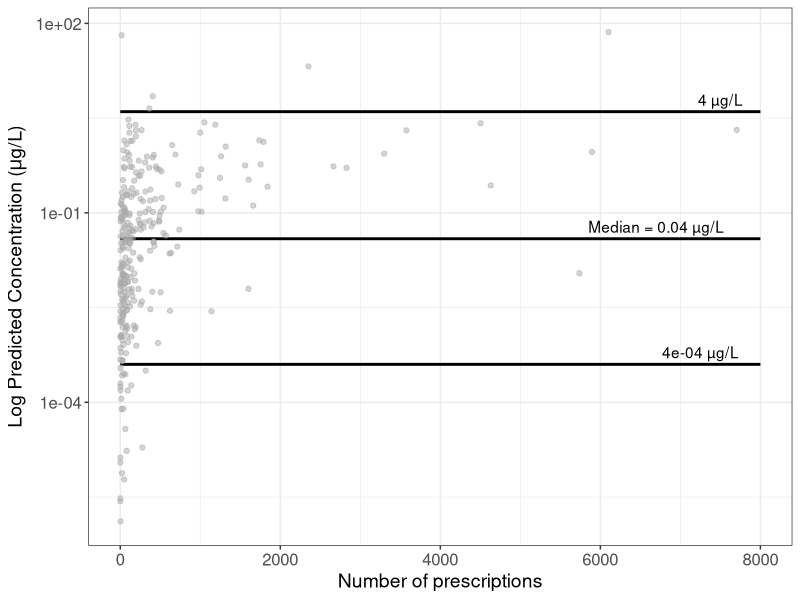
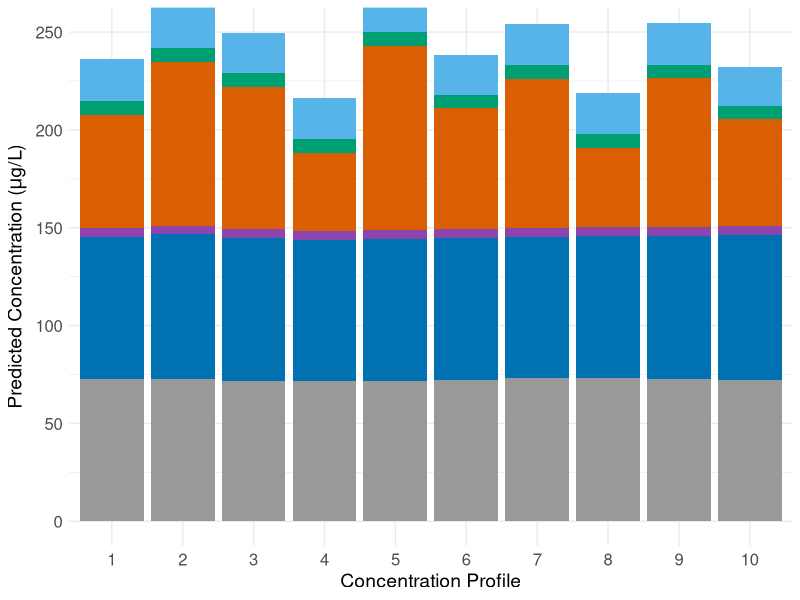
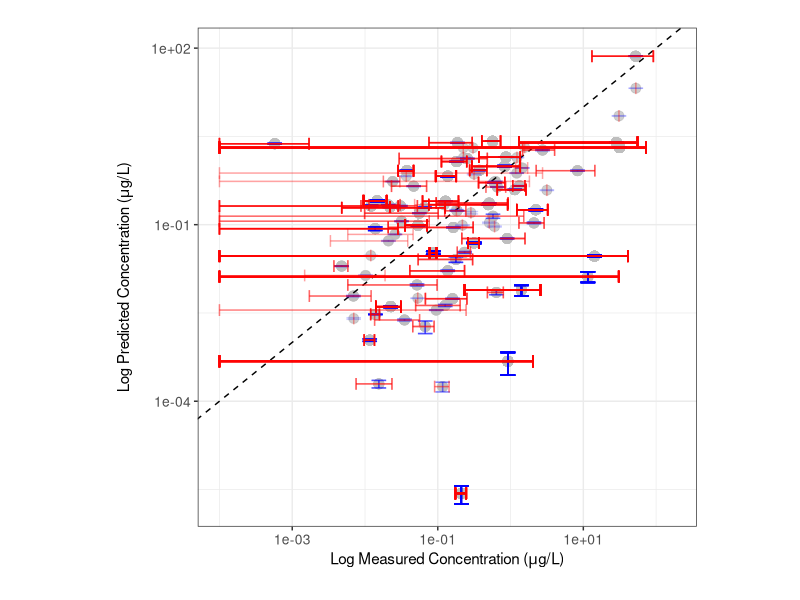
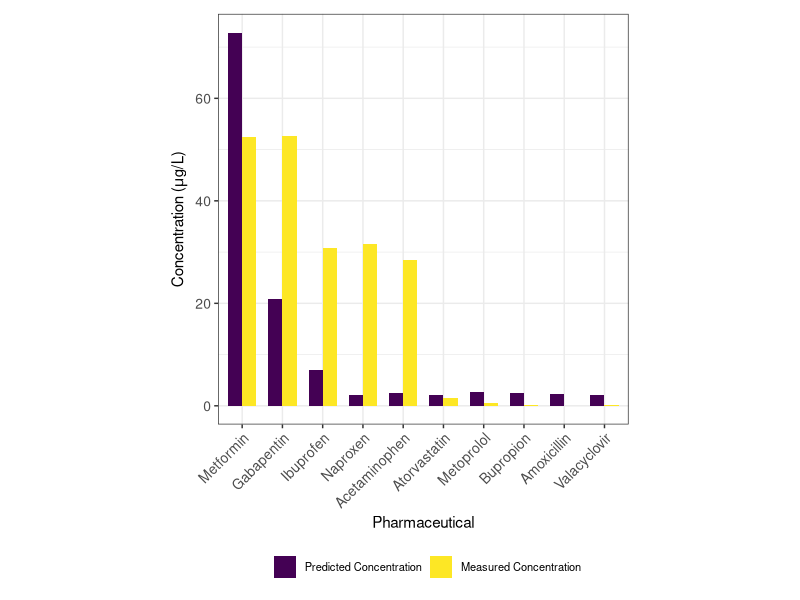
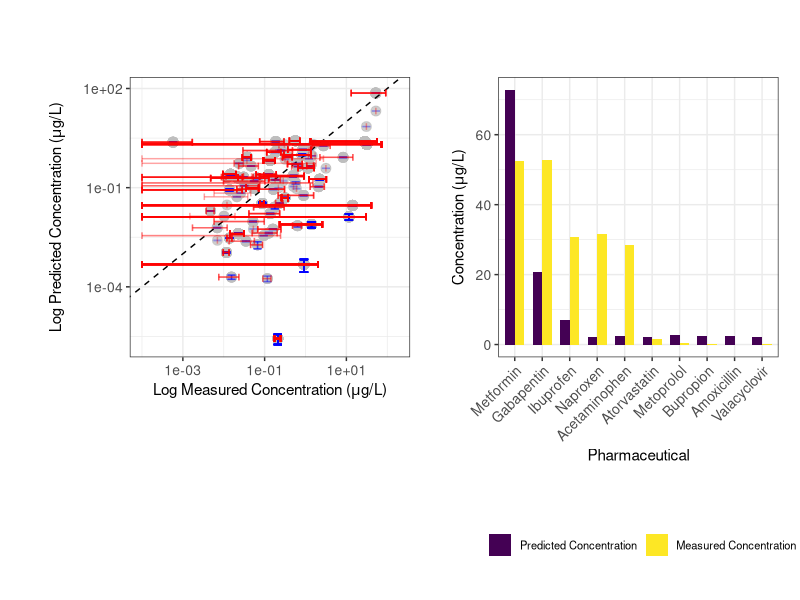
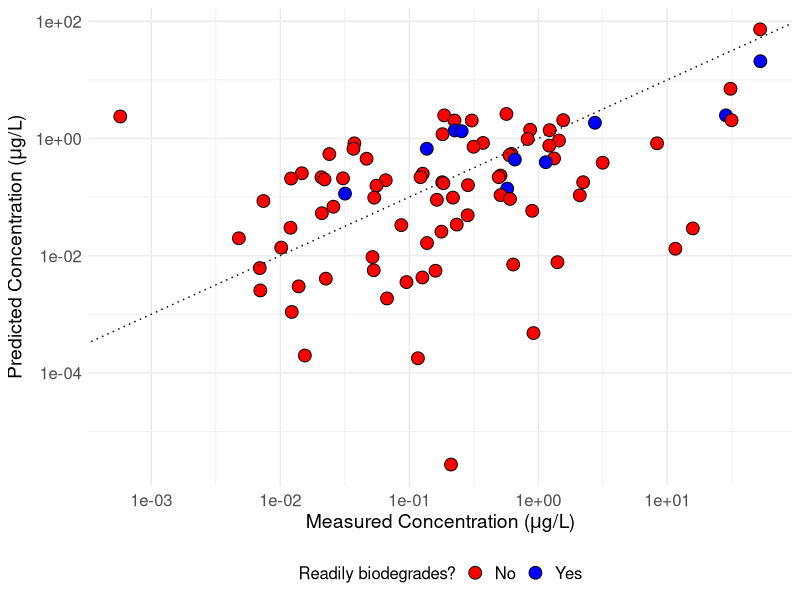
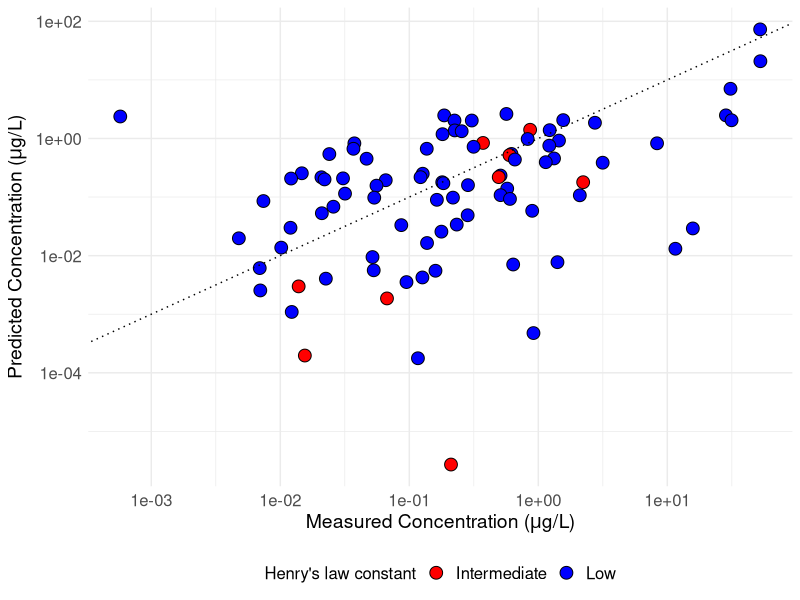
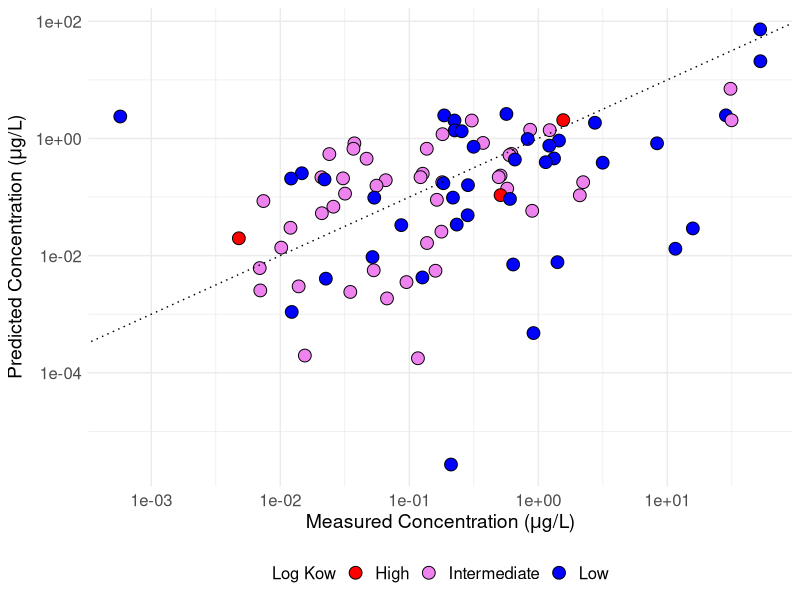

Here is the R script that generated these plots, in order:
################################################################################
# Title: pharmflush.R

# Description:
# Using PharmUse database, runs binomial probability distribution model
# PharmFlush and generates 100 concentration profiles for each pharmaceutical in
# PharmUse. Averaging over these profiles gives the average profile for each 
# pharmaceutical. Predicted concentrations are compared across sewershed sizes
# by running this script with different values of wastewater_pop_size parameter.
# Values are compared to literature-reported concentrations. Various data
# visualizations are provided to examine these relationships, and the readily
# biodegrades, Henry's Law, and log Kow parameters from PharmUse are
# also examined and visualized.
 
################################################################################

# import libraries
library("stats")
library("tidyverse")
library("viridis")
library("svglite")
library("patchwork")

################################################################################
# PharmFlush model creation
################################################################################

# load PharmUse database
pharmuse = read.csv("pharmuse.csv")

# Define model parameters
n = 26847 # size of representative sample (obtained from MEPS 2020
          # documentation, Table 3.2)
ww_volume_per_capita = 310.404 # average American wastewater production per
                               # capita per day, source: Dieter et al., 2018
wastewater_pop_size = 100000 # size of sewershed (change for different sizes)
pop_wastewater_volume = wastewater_pop_size * ww_volume_per_capita # total wastewater
                                                                   # volume for sewershed
                                                                   # of given size
x = 0:wastewater_pop_size # range of number of prescriptions detected in
                          # sewershed any given day for given drug
p = 0 # initialize probability of detecting certain pharmaceutical on any given day
avg_mass = 0 # initialize avg mass per day variable for each pharmaceutical

# pull relevant variables from PharmUse
drugs = pharmuse$Pharmaceutical
avg_DD = pharmuse$Average_Daily_Dosage
prescrips = pharmuse$Number_of_Prescriptions
durations = pharmuse$Average_Duration_per_Prescription

# calculate probability of detecting each pharmaceutical on any given day and 
# create list of average daily mass for each pharmaceutical
for (i in 1:length(drugs)){
  p[i] = (prescrips[i]*durations[i])/(n*365) 
  avg_mass[i] = avg_DD[i]
}

# Calculate probability P of detecting exactly x prescriptions for given drug in
# sewershed of size n with detection probability p
P = list()
for (i in 1:length(drugs)){ 
  new_P = dbinom(x,wastewater_pop_size,p[i]) 
  P = append(P, list(new_P))
}

# convert P to data frame and label each column by drug name
P = data.frame(P)
names(P) = drugs

# add number of prescriptions detected (x variable) to P
P = P %>%
  mutate(Number_prescrips_detected = x)

# name common column and all drug columns to allow splitting into separate df's
Number_prescrips_detected = "Number_prescrips_detected"
drug_col_names = colnames(P)[!colnames(P) %in% Number_prescrips_detected]

# Split the data frame into separate data frames for each drug with number of
# prescriptions detected and probability of each number of prescriptions being
# detected 
drug_dataframes = lapply(drug_col_names, function(drug_col) {
  split_df = P[c(Number_prescrips_detected, drug_col)]
  colnames(split_df)[2] = "Probability"  
  return(split_df)
})
names(drug_dataframes) = drugs

# randomly pull (# prescriptions, Probability) pairs for each drug to randomly
# construct wastewater flows by bootstrapping (generating 100 possible drug
# concentration profiles or ensembles)
set.seed(123) 
sampled_dataframes = list()
sample_size = 100 

for (i in 1:length(drugs)) {
  drug_df = drug_dataframes[[i]] 
  prob_distribution = drug_df[2]
  sampled_rows = sample(nrow(drug_df), size = sample_size, replace = TRUE,
                        prob=unlist(prob_distribution)) 
  sampled_df = drug_df[sampled_rows, ]
  sampled_df$Drug = drugs[i]
  sampled_dataframes[[i]] = sampled_df
}

final_sampled_data = do.call(rbind, sampled_dataframes)

# randomly combine results to get sample_size number of drug profiles
ensemble_drug_profiles = list()
for (i in 1:sample_size){
selected_rows = final_sampled_data[seq(i, nrow(final_sampled_data),
                                       by = sample_size), ]
ensemble = data.frame(
  Drug = selected_rows$Drug,
  Number_prescrips_detected = selected_rows$Number_prescrips_detected,
  Probability = selected_rows$Probability
)
ensemble = ensemble %>%
  mutate(Average_daily_mass = avg_mass) %>%
  mutate(Predicted_mass = Average_daily_mass*Number_prescrips_detected) %>%
  mutate(Predicted_concentration = Predicted_mass/pop_wastewater_volume) %>%
  # divide by 4 to correct for medication non-compliance of 50% and employees'
  # contributions to wastewater flow (assume equal number of non-resident
  #  employees to residents)
  mutate(Predicted_concentration = Predicted_concentration/4) %>%
  arrange(desc(Predicted_concentration))
ensemble_drug_profiles[[i]] = ensemble
}

# get separate data frame for each drug's ensemble prediction (100 per drug)

# Initialize an empty list to store the 290 new dataframes
indiv_drug_profiles = list()

# Loop over each pharmaceutical name
for (drug in drugs) {
  
  # Initialize an empty list to collect data for this pharmaceutical across all
  # dataframes
  pharma_data = list()
  
  # Loop over the list of dataframes
  for (ensemble_drug_profile in ensemble_drug_profiles) {
    
    # Extract rows corresponding to the current pharmaceutical
    pharma_row = ensemble_drug_profile[ensemble_drug_profile$Drug == drug, ]
    
    # Add the row to the pharma_data list
    pharma_data = rbind(pharma_data, pharma_row)
  }
  
  # Combine all the data for this pharmaceutical into a single dataframe
  indiv_drug_profiles[[drug]] = pharma_data
}

# average predicted concentration for each drug to form final drug concentration
# profile that averages across all 100 ensembles for each drug
average_concs = list()
average_prescrips = list()
average_masses = list()
sem_concs = list() # SEM = standard error of mean

for (i in 1:length(indiv_drug_profiles)) {
  avg_conc = mean(unlist(indiv_drug_profiles[[i]][6]))
  avg_conc = matrix(avg_conc, ncol = 1)
  average_concs[i] = avg_conc
  avg_mass = mean(unlist(indiv_drug_profiles[[i]][5]))
  avg_mass = matrix(avg_mass, ncol = 1)
  average_masses[i] = avg_mass
  stan_dev_conc = sd(unlist(indiv_drug_profiles[[i]][6]))
  sem_conc = stan_dev_conc / sqrt(sample_size)
  sem_conc = matrix(sem_conc, ncol = 1)
  sem_concs[i] = sem_conc
  
  avg_prescrip = mean(unlist(indiv_drug_profiles[[i]][2]))
  avg_prescrip = matrix(avg_prescrip, ncol = 1)
  average_prescrips[i] = avg_prescrip
}

# put in form that is compatible with data frame
average_concs = unlist(average_concs)
average_prescrips = unlist(average_prescrips)
average_masses = unlist(average_masses)
sem_concs = unlist(sem_concs)

# make data frame for average profile for each drug
average_profile = data.frame(Drug=drugs,
                             Average_Number_Prescriptions=average_prescrips,
                             Average_Masses=average_masses,
                             Average_Predicted_Concentration=average_concs,
                             Standard_Error_Predicted_Concentration=sem_concs)
average_profile = average_profile %>%
  arrange(desc(Average_Predicted_Concentration))

# prep data frame for stacked bar graph with all ensembles

# Initialize an empty dataframe to store the results
stacked_ensembles = data.frame()

# Loop through each dataframe in the list
for (i in seq_along(ensemble_drug_profiles)) {
  
  # Extract the current dataframe
  ensemble = ensemble_drug_profiles[[i]]
  
  # Add a column indicating the index
  ensemble$Ensemble_number = i
  
  # Select relevant columns 
  ensemble_subset = ensemble[, c('Ensemble_number', 'Drug',
                                 'Predicted_concentration')]
  
  # Append the dataframe to the combined dataframe
  stacked_ensembles = rbind(stacked_ensembles, ensemble_subset)
}

# export all 100 ensembles for each pharmaceutical to csv
write.csv(stacked_ensembles,"all_ensembles_100k.csv")

# aggregate average of all 290 pharmaceuticals for each sewershed size for export
stacked_ensembles_avg = aggregate(stacked_ensembles$Predicted_concentration,
                                  list(stacked_ensembles$Drug),FUN=mean)
colnames(stacked_ensembles_avg) = c("Pharmaceutical","Predicted_concentration")
stacked_ensembles_avg$Pharmaceutical = str_to_title(stacked_ensembles_avg$Pharmaceutical)
# the averaged concentration of each pharmaceutical across all 100 ensembles
write.csv(stacked_ensembles_avg,"stacked_ensembles_avg_100k.csv")

################################################################################
# Load literature-reported concentration data for comparison.
################################################################################

# load all literature values (each observation) and pre-process
lit_search_all = read.csv("lit_values_all.csv")
lit_search_all = na.omit(lit_search_all)
lit_search_all = lit_search_all %>%
  select(-c("Sampling.date","Sampling.location","Sampling.type","Reference")) %>%
  filter(Influent_concentration != "ND") %>%
  filter(Influent_concentration != "78-10900") %>%
  mutate(Influent_concentration = case_when(Influent_concentration=="1 373.5" ~
                                              "1373.5",
                                            Influent_concentration=="1 280.8" ~
                                              "1280.8",
                                            Influent_concentration=="1 096.0" ~
                                              "1096.0",
                                            .default=Influent_concentration)) %>%
  mutate(Influent_concentration = trimws(gsub(",",'',Influent_concentration))) %>%
  mutate(Influent_concentration = as.numeric(Influent_concentration)) %>%
  mutate(Influent_concentration = case_when(Pharmaceutical=="Pseudoephedrine + ephedrine" ~
                                              Influent_concentration/2,
                                            .default=Influent_concentration)) %>%
  mutate(Pharmaceutical = case_when(Pharmaceutical=="Pseudoephedrine + ephedrine" ~
                                      "Pseudoephedrine",
                          .default=Pharmaceutical)) %>%
  mutate(Influent_concentration = Influent_concentration/1000) # convert ng/L to ug/L

# find standard error of lit reported values
lit_search_std_error = lit_search_all %>%
  group_by(Pharmaceutical) %>%
  summarise(
    Count = n(),
    Standard_Error_Lit_Concentration = sd(Influent_concentration, na.rm = TRUE) / sqrt(n())
  ) %>%
  mutate(Standard_Error_Lit_Concentration = ifelse(is.na(Standard_Error_Lit_Concentration),
                                                   0, Standard_Error_Lit_Concentration))

# create data frame to compare predicted to lit reported values
average_profile_comp_all = average_profile %>%
  rename(Pharmaceutical=Drug)
average_profile_comp_all$Pharmaceutical = trimws(tolower(average_profile_comp_all$Pharmaceutical))
lit_search_all$Pharmaceutical = trimws(tolower(lit_search_all$Pharmaceutical))
lit_comp_all = lit_search_all %>%
  left_join(average_profile_comp_all, by = "Pharmaceutical") 

# join with standard error dataframe
lit_comp_all$Pharmaceutical = trimws(lit_comp_all$Pharmaceutical)
lit_search_std_error$Pharmaceutical = trimws(lit_search_std_error$Pharmaceutical)
lit_search_std_error$Pharmaceutical = tolower(lit_search_std_error$Pharmaceutical)
lit_comp_all = lit_comp_all %>%
  left_join(lit_search_std_error, by="Pharmaceutical") %>% 
  select(-c("Count","Average_Number_Prescriptions","Average_Masses"))

# load summary statistics of literature-reported data (mean, median, etc.)
lit_search_summ = read.csv("lit_values_summary.csv")
lit_search_summ$Pharmaceutical = toupper(lit_search_summ$Pharmaceutical)

# pre-process summary data
lit_search_summ = lit_search_summ %>%
  select(c("Pharmaceutical","Mean","Median")) %>%
  filter(Pharmaceutical != "WARFARIN" & Pharmaceutical != "NALTREXONE" & Pharmaceutical != "RISPERIDONE") %>%
  mutate(Mean = as.numeric(Mean)) %>%
  mutate(Median = as.numeric(Median)) %>%
  mutate(Mean = case_when(Pharmaceutical=="PSEUDOEPHEDRINE + EPHEDRINE" ~
                            Mean/2,
                          .default=Mean)) %>%
  mutate(Median = case_when(Pharmaceutical=="PSEUDOEPHEDRINE + EPHEDRINE" ~
                              Median/2,
                            .default=Median)) %>%
  mutate(Pharmaceutical = case_when(Pharmaceutical=="PSEUDOEPHEDRINE + EPHEDRINE" ~
                                      "PSEUDOEPHEDRINE",
                                     .default=Pharmaceutical)) %>%
  mutate(Median = Median/1000) %>% # convert ng/L to ug/L
  mutate(Mean = Mean/1000) # convert ng/L to ug/L

# join with predicted concentrations for comparison
average_profile_comp_summ = average_profile %>%
  rename(Pharmaceutical=Drug)
average_profile_comp_summ$Pharmaceutical = trimws(tolower(average_profile_comp_summ$Pharmaceutical))
lit_search_summ$Pharmaceutical = trimws(tolower(lit_search_summ$Pharmaceutical))
lit_comp_summ = lit_search_summ %>%
  left_join(average_profile_comp_summ, by = "Pharmaceutical") %>%
  arrange(desc(Average_Predicted_Concentration)) %>%
  select(-c(Average_Number_Prescriptions,Average_Masses,
            Standard_Error_Predicted_Concentration)) %>%
  mutate(Difference = abs(Mean-Average_Predicted_Concentration)) %>%
  mutate(PEC_MEC_ratio = Average_Predicted_Concentration/Mean)

################################################################################
# Data visualization
################################################################################

# Figure 2 code: Average predicted concentration across 100 ensembles vs average
# number of prescriptions 
median_val = median(average_profile$Average_Predicted_Concentration)
labels = c("Median = 0.04 \U00B5g/L",
            "4e-04 \U00B5g/L",
            "4 \U00B5g/L")
annotations = data.frame(
  x = c(6700,7250,7500),  
  y = c(median_val, 4e-04, 4),  
  label = labels
)
avg_plot = ggplot(average_profile, aes(x=Average_Number_Prescriptions,
                            y=Average_Predicted_Concentration)) + 
  scale_y_log10() + 
  annotate("segment", x = 0, y = median_val, xend = 8000, yend = median_val,
           color = "black",
           linewidth=1) + 
  annotate("segment", x = 0, y = 4e-04, xend = 8000, yend = 4e-04, 
           color = "black",
           linewidth=1) + 
  annotate("segment", x = 0, y = 4, xend = 8000, yend = 4, color = "black",
           linewidth=1) + 
  geom_text(data = annotations, aes(x = x, y = y, label = label), vjust = -0.5,
            color="black") +
  geom_point(color = "darkgray",alpha=0.5) + 
  guides(color = "none") +
  labs(x="Number of prescriptions",
       y=expression("Log Predicted Concentration ("*mu*"g/L)"),
       color="Pharmaceuticals") +
  theme_bw() + 
  theme(axis.title.x = element_text(size = 14),  
        axis.title.y = element_text(size = 14),  
        axis.text.x = element_text(size = 12),   
        axis.text.y = element_text(size = 12)) 
ggsave("average_drug_conc_plot.svg", plot = avg_plot, width = 5, height = 5,
       device="svg")

# Figure 3 code:

# get all pharmaceuticals over 10 ensembles with concentration < 4 ug/L
# (arbitrary cutoff for visualization)
stacked_ensembles_lessthan4 = stacked_ensembles %>%
  filter(Ensemble_number <= 10) %>%
  filter(Predicted_concentration < 4)
# sum up concentrations less than 4 ug/L
stacked_ensembles_lessthan4 = aggregate(stacked_ensembles_lessthan4$Predicted_concentration,
                                        list(stacked_ensembles_lessthan4$Ensemble_number),
                                        FUN=sum)
stacked_ensembles_lessthan4 = stacked_ensembles_lessthan4 %>%
  mutate(Drug = "Others") %>%
  relocate(Drug, .after=Group.1)
colnames(stacked_ensembles_lessthan4) = c("Ensemble_number","Drug",
                                          "Predicted_concentration")

# get all pharmaceuticals over 10 ensembles with concentration >= 4 ug/L
stacked_ensembles_greaterthan4 = stacked_ensembles %>%
  filter(Ensemble_number <= 10) %>%
  filter(Predicted_concentration >= 4)
stacked_ensembles_greaterthan4$Drug = str_to_title(stacked_ensembles_greaterthan4$Drug)

# merge sums < 4 for each ensemble with pharmaceuticals > 4 for each ensemble
stacked_ensembles_filtered = rbind(stacked_ensembles_greaterthan4,
                                   stacked_ensembles_lessthan4)

# # color palette for wastewater_pop_size = 100
# color_palette = c(
#   "Metformin"="#0072B2",  
#   "Naproxen"="#CC7722",  
#   "Gabapentin"="#56B4E9",  
#   "Ibuprofen"="#009E73",  
#   "Levetiracetam"="#8E44AD", 
#   "Others"="#999999", 
#   "Icosapent"="#E41A1C",  
#   "Labetalol"="#4682B4",  
#   "Bupropion"="#8A9B0F",  
#   "Aspirin"="#E69F00",  
#   "Acyclovir"="#5E3370",  
#   "Mesalamine"="#00BFC4",  
#   "Acetaminophen"="#FB8072",  
#   "Valacyclovir"="#007C7A",  
#   "Gemfibrozil"="#556B2F",  
#   "Hydrocodone"="#A62A29",  
#   "Methocarbamol"="#FFC300",  
#   "Divalproex Sodium"="#DDA0DD",  
#   "Oxcarbazepine"="#FF8C00", 
#   "Carbamazepine"="#DA70D6",  
#   "Losartan"="#8B4513",  
#   "Amoxicillin"="#2E8B57",  
#   "Cephalexin"="#FF00FF",  
#   "Dorzolamide"="#00B140", 
#   "Celecoxib"="#F4A460"   
# )

# # color palette for wastewater_pop_size = 100
# color_palette = c(
#   "Metformin"="#0072B2",  
#   "Naproxen"="#CC7722",  
#   "Gabapentin"="#56B4E9",  
#   "Ibuprofen"="#009E73",  
#   "Levetiracetam"="#8E44AD",  
#   "Others"="#999999",  
#   "Icosapent"="#E41A1C",  
#   "Bupropion"="#8A9B0F", 
#   "Aspirin"="#E69F00",  
#   "Mesalamine"="#00BFC4",  
#   "Valacyclovir"="#007C7A",
#   "Methocarbamol"="#FFC300",  
#   "Amoxicillin"="#2E8B57",
#   "Lactulose" ="#D95F02"
# )

# color palette for wastewater_pop_size = 100000 or 1 million
color_palette = c("Metformin"="#0072B2", "Lactulose"="#D95F02",
                   "Gabapentin"="#56B4E9", "Ibuprofen"="#009E73",
                   "Levetiracetam"="#8E44AD","Others"="#999999")

drug_stacked = ggplot(stacked_ensembles_filtered, aes(x = as.factor(Ensemble_number),
                                       y = Predicted_concentration,
                                       fill = Drug)) +
  geom_bar(stat = "identity", position = "stack") +
  scale_fill_manual(values = color_palette) + 
  labs(x = "Concentration Profile",
       y = expression("Predicted Concentration ("*mu*"g/L)"),
       fill="Pharmaceutical") +
  theme_minimal() + 
  coord_cartesian(ylim = c(0, 250)) + # use for 100k plot only
  theme(axis.title.x = element_text(size = 14),  
        axis.title.y = element_text(size = 14),  
        axis.text.x = element_text(size = 12),   
        axis.text.y = element_text(size = 12)) +
  guides(fill="none") 
ggsave("drug_ensembles_100k.svg", plot = drug_stacked, width = 5, height = 5,
         device="svg")

# Figure 4 code:

# 4a: compare lit search data to model output in scatterplot

# prep error bars with 95% CI

# find t score
alpha = 0.05
degrees_of_freedom = dim(lit_comp_all)[1] - 1
t_score = qt(p=alpha/2, df=degrees_of_freedom,lower.tail=F)

# find margin of error  
lit_comp_all = lit_comp_all %>%
  mutate(Margin_error_predicted = t_score*Standard_Error_Predicted_Concentration) %>%
  mutate(Margin_error_measured = t_score*Standard_Error_Lit_Concentration) %>%
  group_by(Pharmaceutical) %>%
  mutate(Avg_measured = mean(Influent_concentration))

# update dataframe to include 95% confidence intervals with upper & lower bounds
ci_lit_comp = lit_comp_all %>%
  mutate(
    ymin = Average_Predicted_Concentration - Margin_error_predicted,
    ymax = Average_Predicted_Concentration + Margin_error_predicted,
    xmin = Avg_measured - Margin_error_measured,
    xmax = Avg_measured + Margin_error_measured
  )

# update dataframe to have negative values cut off to avoid NaN for error bars
ci_lit_comp$ymin = ifelse(ci_lit_comp$ymin < 0, 1E-04, ci_lit_comp$ymin)
ci_lit_comp$ymax = ifelse(ci_lit_comp$ymax < 0, 1E-04, ci_lit_comp$ymax)
ci_lit_comp$xmin = ifelse(ci_lit_comp$xmin < 0, 1E-04, ci_lit_comp$xmin)
ci_lit_comp$xmax = ifelse(ci_lit_comp$xmax < 0, 1E-04, ci_lit_comp$xmax)

comp_scatter = ggplot(ci_lit_comp, aes(x = Avg_measured, y = Average_Predicted_Concentration)) +
  geom_point(size = 3, color = "gray", alpha = 0.75) +
  scale_x_log10(expand = expansion(mult = c(0.05, 0.1))) +
  scale_y_log10() +
  geom_abline(intercept = 0, slope = 1, linetype = "dashed", color = "black") +
  geom_errorbar(aes(ymin = ymin, ymax = ymax), width = 0.2, color = "blue", alpha = 0.2) +  
  geom_errorbarh(aes(xmin = xmin, xmax = xmax), height = 0.2, color = "red", alpha = 0.2) + 
  labs(x = expression("Log Measured Concentration ("*mu*"g/L)"), 
       y = expression("Log Predicted Concentration ("*mu*"g/L)")) +
  theme_bw() +
  theme(legend.position = "none") +
  theme(axis.title.x = element_text(size = 11),  
        axis.title.y = element_text(size = 11, margin = margin(r = 10)),  
        axis.text.x = element_text(size = 10),  
        axis.text.y = element_text(size = 10),
        plot.margin = margin(20, 20, 20, 30)) +  
  theme(aspect.ratio = 1)

ggsave("comp_scatter.svg", plot = comp_scatter, width = 6, height = 6,
       device = "svg")

# 4b: make a bar graph for comparison of pharmaceuticals with 10 highest
# predicted concentrations
lit_comp_top10 = lit_comp_all %>%
  arrange(desc(Average_Predicted_Concentration)) %>%
  select(-c(Standard_Error_Predicted_Concentration,
            Standard_Error_Lit_Concentration, Margin_error_predicted,
            Margin_error_measured)) %>%
  distinct(Pharmaceutical, .keep_all = TRUE) 

lit_comp_top10 = lit_comp_top10[1:10,]

# define function to change pharmaceutical names to title case
to_title_case = function(x) {
  words = strsplit(x, " ")[[1]]
  words = paste(toupper(substr(words, 1, 1)), tolower(substr(words, 2,
                                                             nchar(words))),
                sep = "", collapse = " ")
  return(words)
}

# Apply the function to the Pharmaceutical column
lit_comp_top10$Pharmaceutical = sapply(lit_comp_top10$Pharmaceutical,
                                       to_title_case)

# Prep dataset to plot
lit_comp_long = lit_comp_top10 %>%
  pivot_longer(cols = c(Average_Predicted_Concentration, Avg_measured),
               names_to = "Variable",
               values_to = "Value") %>%
  arrange(desc(Value))

comp_bar = ggplot(lit_comp_long, aes(x = reorder(Pharmaceutical, -Value),  
                                y = Value, fill = Variable)) +
  geom_bar(stat = "identity", position = "dodge", width = 0.7) +
  labs(x = "Pharmaceutical", y = expression("Concentration ("*mu*"g/L)"),
       fill = "") +
  theme_bw() +
  scale_fill_viridis(discrete = TRUE, labels = c("Predicted Concentration",
                                                 "Measured Concentration")) + 
  theme(legend.position = "bottom",
        legend.direction="horizontal",
        legend.box="horizontal") +
  guides(fill = guide_legend(ncol=2, title='')) +
  theme(aspect.ratio=1) +
  theme(axis.text.x = element_text(angle = 45, hjust = 1, size=10)) +
  theme(axis.title.x = element_text(size = 11),  
        axis.title.y = element_text(size = 11),  
        axis.text.y = element_text(size = 10)) +
  theme(legend.text = element_text(size = 8)) +
  theme(plot.margin = margin(10, 10, 10, 10))

ggsave("comp_bar.svg", plot = comp_bar, width = 6, height = 6,
      device="svg")

# combine Fig 4a and 4b into 1 plot
 combined_plot = comp_scatter + comp_bar + 
   plot_layout(ncol = 2, widths = c(3, 3))
 ggsave("combined_plot.svg",plot=combined_plot,width=10,height=5,device="svg")

# Figure 5b
# biotransformation plot prep
lit_comp_biotransf = lit_comp_summ %>%
  left_join(pharmuse,by="Pharmaceutical") %>%
  filter(!is.na(Readily.Biodegrades))

lit_comp_biotransf$Readily.Biodegrades <- factor(
  lit_comp_biotransf$Readily.Biodegrades,
  levels = c(0, 1),
  labels = c("No", "Yes")
)

# NOTE: below y=x line, lit-reported concentration > predicted; above line is
# predicted > lit_reported
biotransf = ggplot(lit_comp_biotransf, aes(x = Mean,
                                           y = Average_Predicted_Concentration,
                                           fill = Readily.Biodegrades)) +
  scale_x_log10() +
  scale_y_log10() +
  geom_point(shape = 21, size = 4, color = "black") +  
  geom_abline(slope = 1, intercept = 0, linetype = "dotted", color = "black") + 
  scale_fill_manual(values = c("Yes" = "blue", "No" = "red")) +  
  theme_minimal() +
  theme(legend.position = "bottom") +
  labs(x=expression("Measured Concentration ("*mu*"g/L)"),
       y = expression("Predicted Concentration ("*mu*"g/L)"),
       fill = "Readily biodegrades?") +
  theme(axis.title.x = element_text(size = 14),  
        axis.title.y = element_text(size = 14),  
        axis.text.x = element_text(size = 12),   
        axis.text.y = element_text(size = 12)) +
  theme(legend.text = element_text(size = 12)) +
  theme(legend.title = element_text(size = 12))
ggsave("biotransf.svg", plot = biotransf, width = 5, height = 5,
       device="svg")

# Figure S1:
# Henry's law constant plot prep
lit_comp_HL = lit_comp_summ %>%
  left_join(pharmuse,by="Pharmaceutical") %>%
  filter(!is.na(Henrys.Law)) %>%
  mutate(henry_law_category = case_when(Henrys.Law > 1E-03 & Molar_Mass < 200 ~
                                          "High",
                                        Henrys.Law <= 1E-03 & Henrys.Law > 1E-06 &
                                          Molar_Mass ~ "Intermediate",
                                        Henrys.Law <= 1E-06 & Molar_Mass ~ "Low"))

# NOTE: below y=x line, lit-reported concentration > predicted; above line is
# predicted > lit_reported
HL = ggplot(lit_comp_HL, aes(x = Mean, y = Average_Predicted_Concentration,
                                           fill = henry_law_category)) +
  scale_x_log10() +
  scale_y_log10() +
  geom_point(shape = 21, size = 4, color = "black") +  
  geom_abline(slope = 1, intercept = 0, linetype = "dotted", color = "black") +
  scale_fill_manual(values = c("Low" = "blue", "Intermediate" = "red", 
  "High" = "violet")) +   
  theme_minimal() +
  theme(legend.position = "bottom") +
  labs(x=expression("Measured Concentration ("*mu*"g/L)"),
       y = expression("Predicted Concentration ("*mu*"g/L)"),
       fill = "Henry's law constant") +
  theme(axis.title.x = element_text(size = 14),  
        axis.title.y = element_text(size = 14),  
        axis.text.x = element_text(size = 12),   
        axis.text.y = element_text(size = 12)) +
  theme(legend.text = element_text(size = 12)) +
  theme(legend.title = element_text(size = 12))
ggsave("HL.svg", plot = HL, width = 5, height = 5,
       device="svg")

# Figure 5a
# LogKow plot prep
lit_comp_logKow = lit_comp_summ %>%
  left_join(pharmuse,by="Pharmaceutical") %>%
  filter(!is.na(LogKow.Octanol.Water)) %>%
  mutate(logKow_category = case_when(LogKow.Octanol.Water >= 5 ~ "High",
                                     LogKow.Octanol.Water < 5 & LogKow.Octanol.Water >=2 ~
                                       "Intermediate",
                                     LogKow.Octanol.Water < 2 ~ "Low"))

# NOTE: below y=x line, lit-reported concentration > predicted; above line is
# predicted > lit_reported
logKow = ggplot(lit_comp_logKow, aes(x = Mean, y = Average_Predicted_Concentration,
                             fill = logKow_category)) +
  scale_x_log10() +
  scale_y_log10() +
  geom_point(shape = 21, size = 4, color = "black") +  
  geom_abline(slope = 1, intercept = 0, linetype = "dotted", color = "black") + 
  scale_fill_manual(values = c("Low" = "blue", "Intermediate" = "violet",
                               "High" = "red")) +   
  theme_minimal() +
  theme(legend.position = "bottom") +
  labs(x=expression("Measured Concentration ("*mu*"g/L)"),
       y = expression("Predicted Concentration ("*mu*"g/L)"),
       fill = "Log Kow") +
  theme(axis.title.x = element_text(size = 14),  
        axis.title.y = element_text(size = 14),  
        axis.text.x = element_text(size = 12),
        axis.text.y = element_text(size = 12)) +
  theme(legend.text = element_text(size = 12)) +
  theme(legend.title = element_text(size = 12))
ggsave("logKow.svg", plot = logKow, width = 5, height = 5,
       device="svg")
